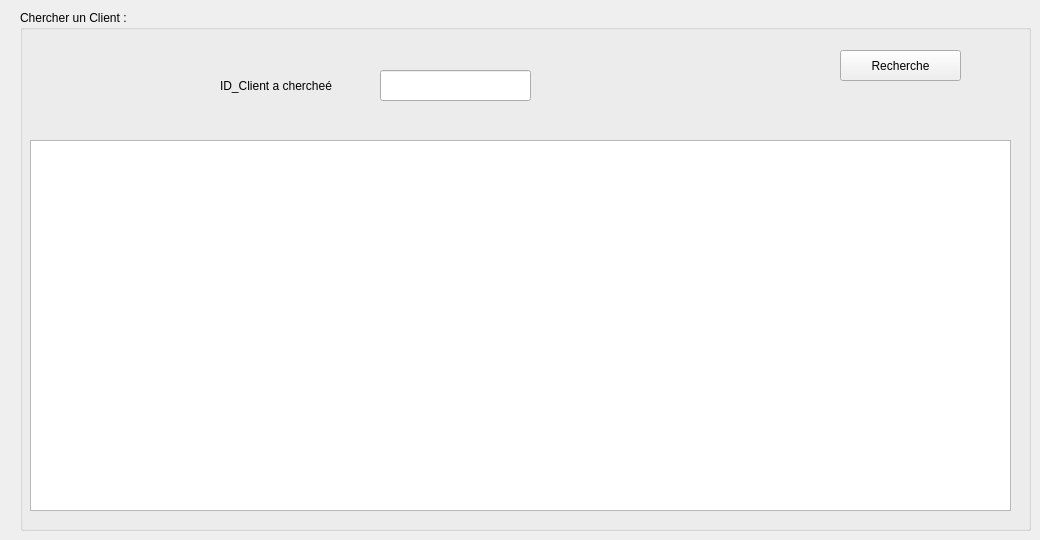
    <widget class="QWidget" name="Recherche">
     <attribute name="title">
      <string>Recherche</string>
     </attribute>
     <widget class="QTableView" name="ViewClientRecherche">
      <property name="geometry">
       <rect>
        <x>30</x>
        <y>140</y>
        <width>981</width>
        <height>371</height>
       </rect>
      </property>
     </widget>
     <widget class="QLabel" name="id_ClientR_1">
      <property name="geometry">
       <rect>
        <x>220</x>
        <y>70</y>
        <width>131</width>
        <height>31</height>
       </rect>
      </property>
      <property name="text">
       <string>ID_Client a chercheé</string>
      </property>
     </widget>
     <widget class="QPushButton" name="RechercheClient">
      <property name="geometry">
       <rect>
        <x>840</x>
        <y>50</y>
        <width>121</width>
        <height>31</height>
       </rect>
      </property>
      <property name="text">
       <string>Recherche</string>
      </property>
     </widget>
     <widget class="QLineEdit" name="id_clientR_2">
      <property name="geometry">
       <rect>
        <x>380</x>
        <y>70</y>
        <width>151</width>
        <height>31</height>
       </rect>
      </property>
      <property name="placeholderText">
       <string/>
      </property>
     </widget>
     <widget class="QGroupBox" name="groupBox_4">
      <property name="geometry">
       <rect>
        <x>20</x>
        <y>10</y>
        <width>1011</width>
        <height>521</height>
       </rect>
      </property>
      <property name="title">
       <string>Chercher un Client :</string>
      </property>
     </widget>
     <zorder>groupBox_4</zorder>
     <zorder>ViewClientRecherche</zorder>
     <zorder>id_ClientR_1</zorder>
     <zorder>RechercheClient</zorder>
     <zorder>id_clientR_2</zorder>
    </widget>
